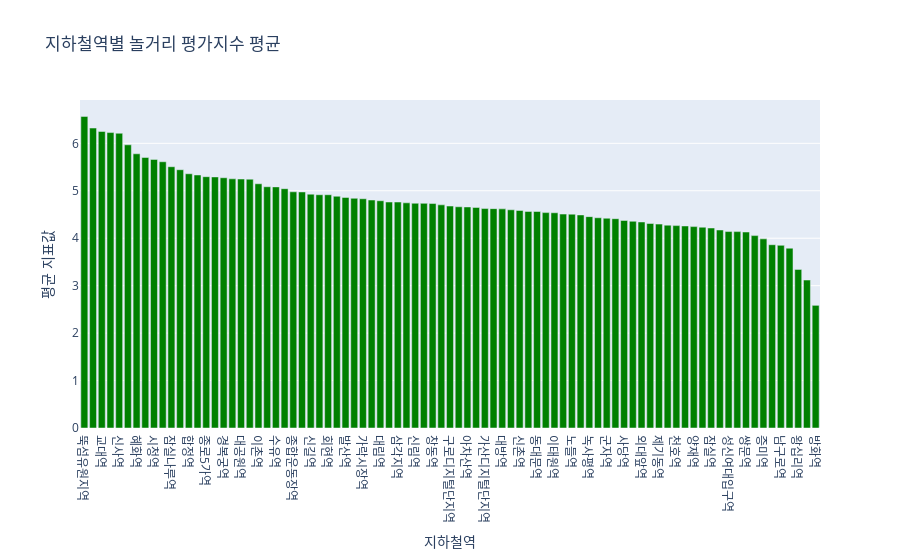

The notebook cell this image was saved under:
### Code cell
# 역별 평균 value 계산
station_indicator_avg = enjoy.groupby('station', as_index=False)['indicator'].mean()
station_indicator_avg = station_indicator_avg.sort_values(by='indicator', ascending=False)
# 막대그래프 시각화
fig = px.bar(
    station_indicator_avg,
    x='station',
    y='indicator',
    title='지하철역별 놀거리 평가지수 평균',
    labels={'station': '지하철역', 'indicator': '평균 지표값'},
    color_discrete_sequence=['green']
)

fig.show()

### Figure 1 — Plotly figure (JSON) as saved in the notebook; plotly's stock layout.template omitted (floating-point values rounded to 4 significant figures)
{"data": [{"hovertemplate": "지하철역=%{x}<br>평균 지표값=%{y}<extra></extra>", "legendgroup": "", "marker": {"color": "green", "pattern": {"shape": ""}}, "name": "", "orientation": "v", "showlegend": false, "textposition": "auto", "type": "bar", "x": ["뚝섬유원지역", "여의나루역", "교대역", "선릉역", "신사역", "고속터미널역", "혜화역", "홍대입구역", "시청역", "건대입구역", "잠실나루역", "뚝섬역", "합정역", "신반포역", "종로5가역", "서울숲역", "경복궁역", "압구정로데오역", "대공원역", "삼성역", "이촌역", "안국역", "수유역", "마곡나루역", "종합운동장역", "논현역", "신길역", "구일역", "회현역", "서울대입구역", "발산역", "회기역", "가락시장역", "장지역", "대림역", "동대문역사문화공원역", "삼각지역", "종로3가역", "신림역", "서울역", "창동역", "강남역", "구로디지털단지역", "방배역", "아차산역", "암사역", "가산디지털단지역", "미아사거리역", "대방역", "김포공항역", "신촌역", "당산역", "동대문역", "신도림역", "이태원역", "구로역", "노들역", "오목교역", "녹사평역", "용마산역", "군자역", "연신내역", "사당역", "동대입구역", "외대앞역", "역삼역", "제기동역", "디지털미디어시티역", "천호역", "종각역", "양재역", "충정로역", "잠실역", "응봉역", "성신여대입구역", "장한평역", "쌍문역", "총신대입구역", "증미역", "용산역", "남구로역", "고덕역", "왕십리역", "노량진역", "방화역"], "xaxis": "x", "y": [6.568, 6.322, 6.25, 6.227, 6.212, 5.969, 5.779, 5.702, 5.661, 5.612, 5.507, 5.444, 5.358, 5.333, 5.297, 5.292, 5.274, 5.252, 5.248, 5.244, 5.148, 5.085, 5.082, 5.044, 4.978, 4.975, 4.929, 4.916, 4.916, 4.885, 4.86, 4.841, 4.832, 4.805, 4.79, 4.763, 4.762, 4.746, 4.737, 4.735, 4.731, 4.703, 4.678, 4.662, 4.659, 4.648, 4.625, 4.623, 4.619, 4.599, 4.585, 4.565, 4.563, 4.54, 4.536, 4.509, 4.507, 4.49, 4.455, 4.431, 4.421, 4.412, 4.375, 4.357, 4.342, 4.31, 4.298, 4.276, 4.266, 4.258, 4.245, 4.232, 4.215, 4.173, 4.141, 4.139, 4.131, 4.055, 3.987, 3.863, 3.85, 3.79, 3.343, 3.118, 2.585], "yaxis": "y"}], "layout": {"barmode": "relative", "legend": {"tracegroupgap": 0}, "title": {"text": "지하철역별 놀거리 평가지수 평균"}, "xaxis": {"anchor": "y", "domain": [0, 1], "title": {"text": "지하철역"}}, "yaxis": {"anchor": "x", "domain": [0, 1], "title": {"text": "평균 지표값"}}}}
